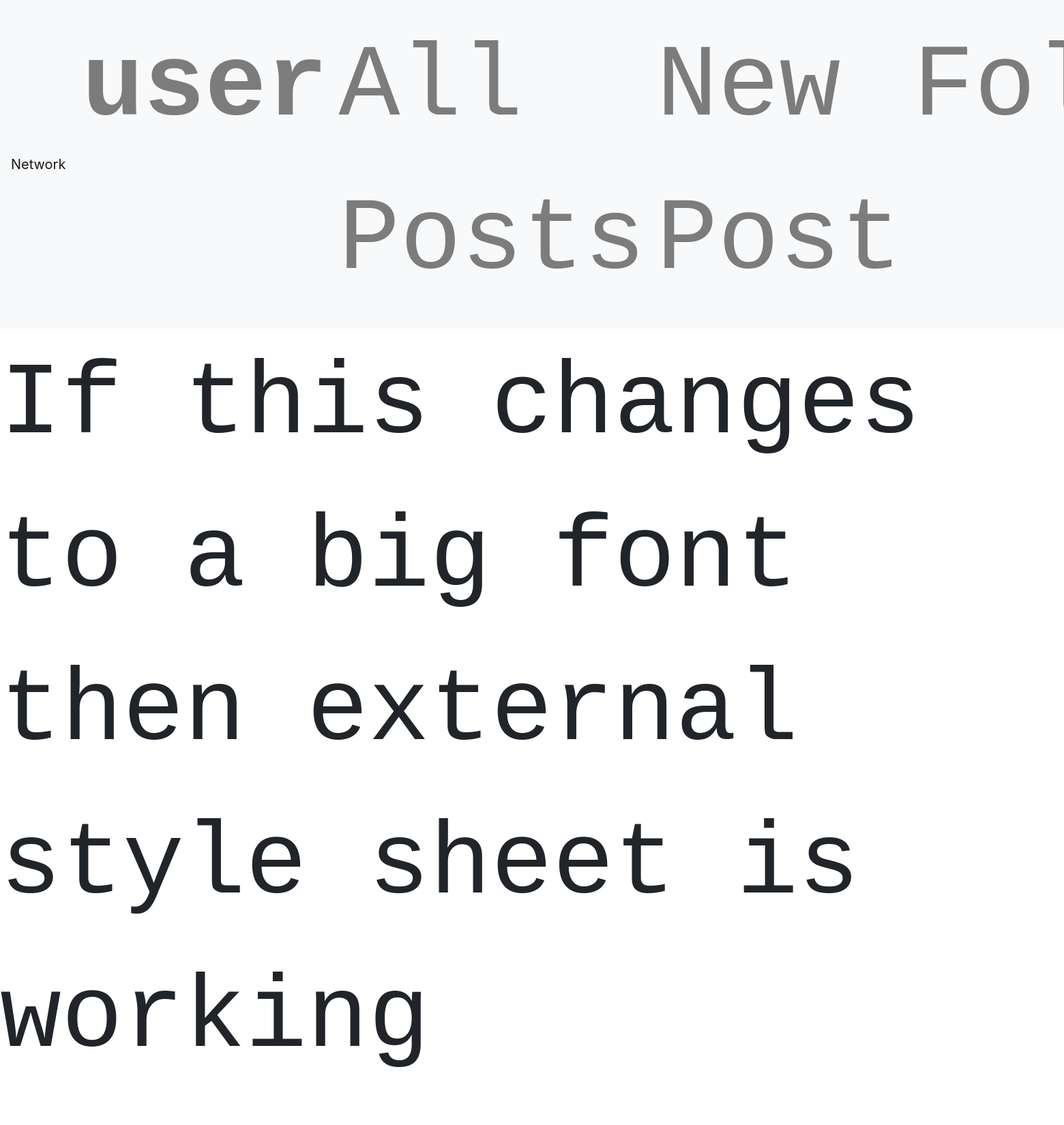
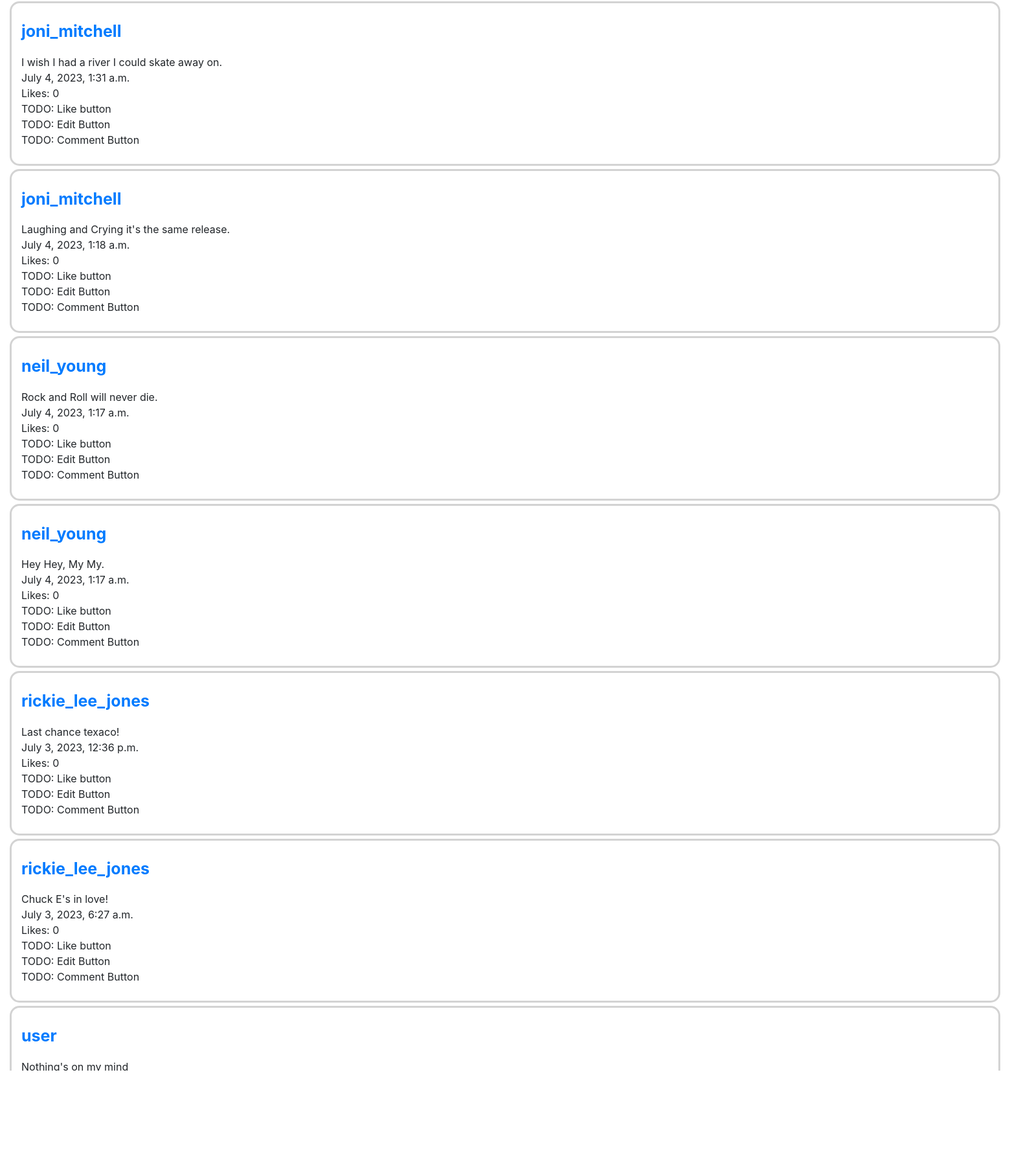
/ (signed in, upper part), run on the app's committed database (2 pictures, top to bottom).
### network/models.py (models this page shows, shortened)
class User(AbstractUser):
    followed_by_user = models.IntegerField(default=0)
    followers_of_user = models.IntegerField(default=0)
    pass

class Post(models.Model):
    content = models.CharField(max_length=128)
    user = models.ForeignKey(User, on_delete=models.CASCADE, related_name="user")
    likes = models.IntegerField(default=0)
    timestamp = models.DateTimeField(auto_now_add=True)

### network/views.py (the view)
# urls.py: path("", views.index, name="index"),
def index(request):
    current_user = request.user
    if request.method == "POST":
        post_content = request.POST["post_content"]
        post = Post(content=post_content, user=current_user)
        post.save()
        return HttpResponseRedirect(reverse("index" ))
    else:
        posts = Post.objects.all().order_by("-timestamp")
        if request.user.is_authenticated == False:
            return render(request, "network/index.html",
                  {
                      "posts":posts,
                  })
        else:
            user_posts = Post.objects.filter(user = current_user).order_by("-timestamp")
            print(current_user)
            return render(request, "network/index.html",
                  {
                      "posts":posts,
                      "user": current_user, "user_posts": user_posts,
                  })

### network/templates/network/index.html (shortened to what this page needs)
{% extends "network/layout.html" %}
{% load static %}
{% block body %}
{% if user.is_authenticated %}
<br>
{% endif %}
<div id="post-view">
    {% for p in posts %}
    <div style="border-color: lightgrey;
    border-radius:15px;
    border-style: solid;
    margin: 5px 15px 5px 15px;
    padding:25px 15px 25px 15px;">
        <p id="userlink" style="font-size:25px; font-weight: bold ;"> <a href="#">{{p.user}}</a> </p>
        {{p.content}}<br>{{p.timestamp}}
        <br> Likes: {{p.likes}}
        <br>TODO: Like button<br>
        TODO: Edit Button<br>
        TODO: Comment Button
    </div>
    {% endfor %}
</div>
{% endblock %}

### network/templates/network/layout.html (shortened to what this page needs)
{% load static %}
<!DOCTYPE html>
<html lang="en">
    <head>
        <link rel="stylesheet" href="https://stackpath.bootstrapcdn.com/bootstrap/4.4.1/css/bootstrap.min.css">
        <link  href="{% static 'network/styles.css' %}" rel="stylesheet">
    </head>
    <body>
        <nav class="navbar navbar-expand-lg navbar-light bg-light">
            <a class="navbar-brand" href="#">Network</a>
            <div class="testclass">
              <ul class="navbar-nav mr-auto">
                {% if user.is_authenticated %}
                    <li id="user" class="nav-item">
                        <a class="nav-link" href="#"><strong>{{ user.username }}</strong></a>
                    </li>
                {% endif %}
                <li id="all_posts" class="nav-item">
                  <a class="nav-link" href="{% url 'index' %}">All Posts</a>
                </li>
                {% if user.is_authenticated %}
                    <li id="new_post" class="nav-item">
                    <a class="nav-link" href="#">New Post</a>
                    </li>
                    <li id=
                    "following" class="nav-item">
                        <a class="nav-link" href="#">Following</a>
                    </li>
                {% endif %}
              </ul>
            </div>
          </nav>
          <p class="testclass" >If this changes to a big font then external style sheet is working</p>
        <div class="body">
            {% block body %}
            {% endblock %}
        </div>
    </body>
</html>

### network/static/network/styles.css (style rules this page uses)
.testclass { font-size: 150px; font-family: 'Courier New', Courier, monospace; }

### data on the page
User: username "user"
Post: user "joni_mitchell", content "I wish I had a river I could skate away on.", timestamp "July 4, 2023, 1:31 a.m.", likes "0"
Post: user "joni_mitchell", content "Laughing and Crying it's the same release.", timestamp "July 4, 2023, 1:18 a.m.", likes "0"
Post: user "neil_young", content "Rock and Roll will never die.", timestamp "July 4, 2023, 1:17 a.m.", likes "0"
Post: user "neil_young", content "Hey Hey, My My.", timestamp "July 4, 2023, 1:17 a.m.", likes "0"
Post: user "rickie_lee_jones", content "Last chance texaco!", timestamp "July 3, 2023, 12:36 p.m.", likes "0"
Post: user "rickie_lee_jones", content "Chuck E's in love!", timestamp "July 3, 2023, 6:27 a.m.", likes "0"
Post: user "user", content "Nothing's on my mind"
